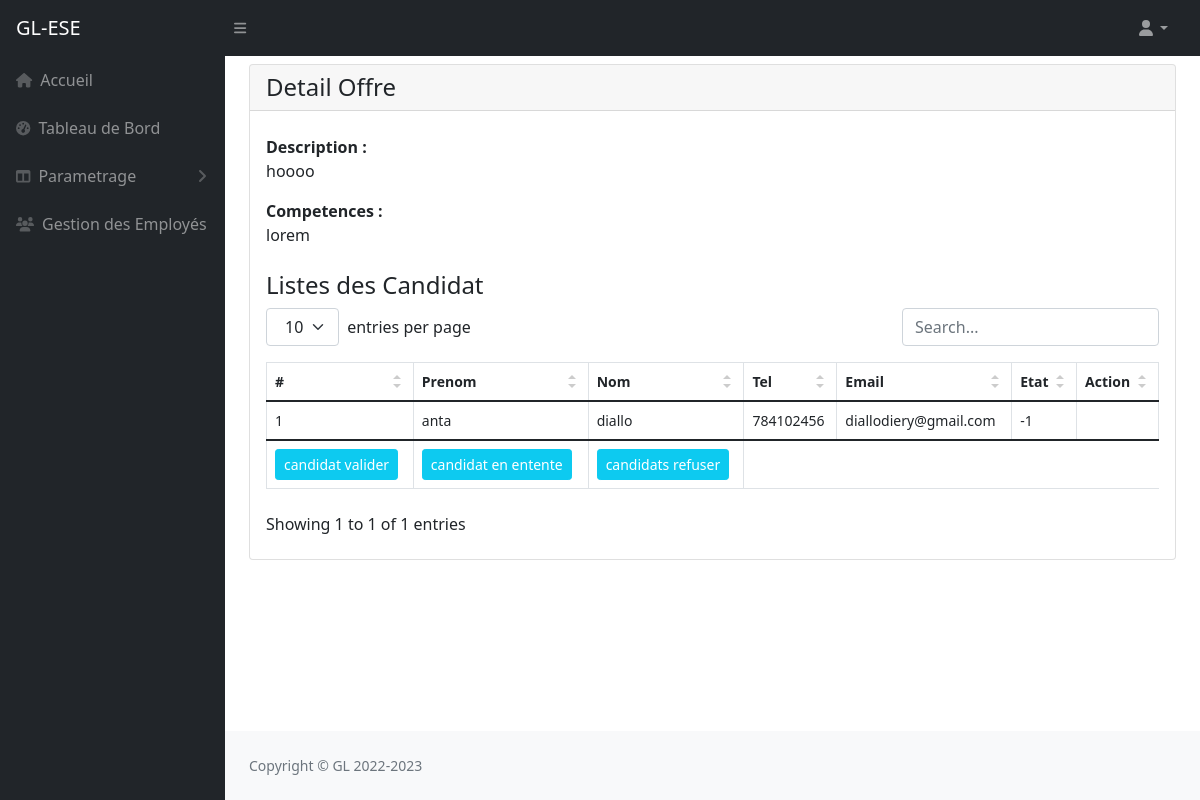
Screenshot of /?page=infoOffre&idOffre=1 (signed in) with the database file from the repository.
### tables this page shows
CREATE TABLE `offre` (
  `idOffre` int(11) NOT NULL,
  `numero` varchar(255) NOT NULL,
  `dateOffre` varchar(25) NOT NULL,
  `poste` varchar(255) NOT NULL,
  `description` text NOT NULL,
  `etatOffre` int(11) NOT NULL DEFAULT 0,
  `competence` text NOT NULL,
  `typeOffre` varchar(50) NOT NULL,
  `DatePub` varchar(50) NOT NULL
);

CREATE TABLE `candidature` (
  `idCandidature` int(11) NOT NULL,
  `idOffreF` int(11) NOT NULL,
  `idUserF` int(11) NOT NULL,
  `dateC` varchar(25) NOT NULL,
  `etatC` int(11) NOT NULL DEFAULT -1
);

CREATE TABLE `utilisateur` (
  `idUser` int(11) NOT NULL,
  `email` varchar(255) NOT NULL,
  `login` varchar(255) NOT NULL,
  `mdp` varchar(255) NOT NULL,
  `prenom` varchar(255) NOT NULL,
  `nom` varchar(255) NOT NULL,
  `tel` varchar(255) NOT NULL,
  `adresse` varchar(255) NOT NULL,
  `ficherCV` varchar(255) NOT NULL,
  `etatUser` int(11) NOT NULL DEFAULT 1,
  `idProfilF` int(11) NOT NULL
);

### models/offreModel.php (called while the page is built, shortened)
<?php
    require_once("bd.php");
    function findOffreById($id){
        global $connexion;
        $sql="SELECT * FROM offre WHERE idOffre=$id";
        return $connexion->query($sql)->fetch();
    }
    function getListByOffre($idOffre){
        global $connexion;
    $sql = "SELECT * FROM utilisateur,candidature WHERE idUserF=idUser AND idOffreF=$idOffre AND etatC = -1";
    return $connexion->query($sql)->fetchAll();
    }
?>

### pages/infoOffre.php (the view, shortened to what this page needs)
<div class="card">
    <div class="card-header">
        <span class="h4">Detail Offre
        </span>
    </div>
    <div class="card-body">
        <div class="row  mt-2">
            <span class="fw-bold">Description : </span>
            <p ><?=$offreDetail['description']?></p>
            <span class="fw-bold">Competences : </span>
            <p><?=$offreDetail['competence']?></p>
        </div>
        <div class="row mt-2">
            <h4>Listes des Candidat</h4>
            <table id="datatablesSimple">
            <thead>
                <tr>
                    <th>#</th>
                    <th>Prenom</th>
                    <th>Nom</th>
                    <th>Tel</th>
                    <th>Email</th>
                    <th>Etat</th>
                    <th>Action</th>
                </tr>
            </thead>
            <tbody>
                <?php foreach($listeCandidatOffre as $key => $emp){ ?>
                    <tr>
                        <td><?= $key+1 ?></td>
                        <td><?= $emp['prenom']?></td>
                        <td><?= $emp['nom']?></td>
                        <td><?= $emp['tel']?></td>
                        <td><?= $emp['email']?></td>
                        <td><?= $emp['etatC']?></td>
                        <td>
                        </td>
                    </tr>
                <?php } ?>
            </tbody>
            <td><a class="btn btn-info btn-sm text-white" href="?page=infoOffre&action=valider&idOffre=<?=$offreDetail['idOffre']?>">candidat valider</td>
            <td><a class="btn btn-info btn-sm text-white" href="?page=infoOffre&action=entente&idOffre=<?=$offreDetail['idOffre']?>">candidat en entente</td>
            <td><a class="btn btn-info btn-sm text-white" href="?page=infoOffre&action=refuser&idOffre=<?=$offreDetail['idOffre']?>">candidats  refuser</td>
        </table>
        </div>
    </div>
</div>

### public/css/datatable.css (style rules this page uses)
.dataTable-table { max-width: 100%; width: 100%; border-spacing: 0; border-collapse: separate; }
.dataTable-table > tbody > tr > td, .dataTable-table > tbody > tr > th, .dataTable-table > tfoot > tr > td, .dataTable-table > tfoot > tr > th, .dataTable-table > thead > tr > td, .dataTable-table > thead > tr > th { vertical-align: top; padding: 8px 10px; }
.dataTable-table > thead > tr > th { vertical-align: bottom; text-align: left; border-bottom: 1px solid #d9d9d9; }
.dataTable-table th { vertical-align: bottom; text-align: left; }

### rows the page displays
offre: description "hoooo", competence "lorem"
candidature: idUserF.prenom "anta", idUserF.nom "diallo", idUserF.tel "784102456", idUserF.email "diallodiery@gmail.com", etatC "-1"
